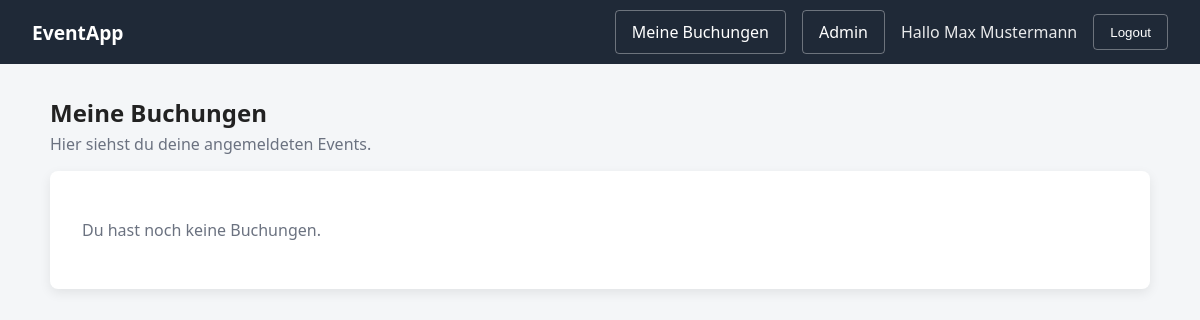
The app's page /bookings/mine (signed in), older data.
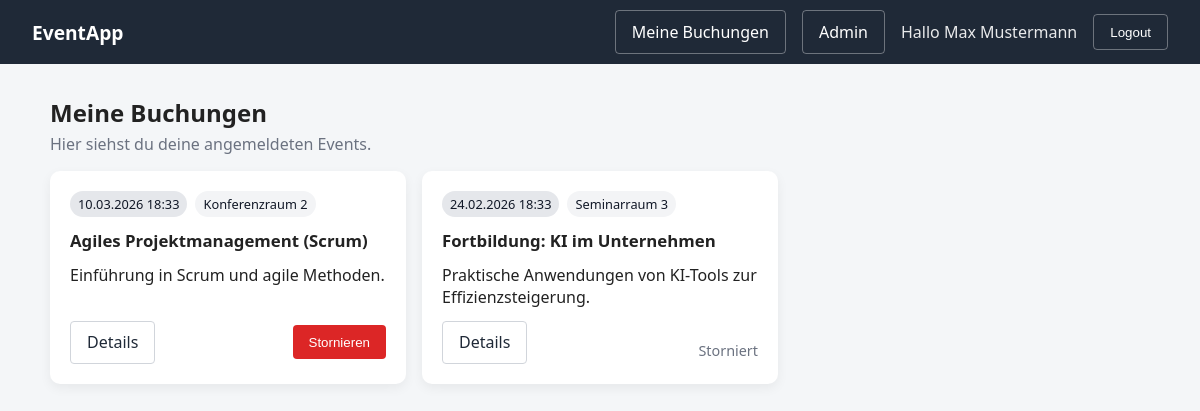
The same page, newer data.
### app/models.py (models this page shows)
class User(Base):
    __tablename__ = "users"
    id = Column(Integer, primary_key=True)
    name = Column(String, nullable=False)
    email = Column(String, unique=True, nullable=False, index=True)
    password_hash = Column(String, nullable=False)
    role = Column(String, default="user", nullable=False)
    created_at = Column(DateTime, default=datetime.utcnow)
    bookings = relationship("Booking", back_populates="user")

class Booking(Base):
    __tablename__ = "bookings"
    __table_args__ = (UniqueConstraint("user_id", "event_id", name="unique_booking"),)
    id = Column(Integer, primary_key=True)
    user_id = Column(Integer, ForeignKey("users.id"), nullable=False)
    event_id = Column(Integer, ForeignKey("events.id"), nullable=False)
    booked_at = Column(DateTime, default=datetime.utcnow)
    status = Column(String, default="booked")  # booked|canceled
    user = relationship("User", back_populates="bookings")
    event = relationship("Event", back_populates="bookings")

class Event(Base):
    __tablename__ = "events"
    id = Column(Integer, primary_key=True)
    title = Column(String, nullable=False)
    description = Column(String)
    starts_at = Column(DateTime)
    ends_at = Column(DateTime)
    location = Column(String)
    max_participants = Column(Integer, default=0)
    is_active = Column(Boolean, default=True)
    created_at = Column(DateTime, default=datetime.utcnow)
    bookings = relationship("Booking", back_populates="event")

### app/routers/web/bookings.py (the view)
@router.get("/mine", response_class=HTMLResponse)
def my_bookings(
    request: Request,
    db: Session = Depends(get_db),
    user = Depends(get_current_user),
):
    bookings = booking_service.get_user_bookings(db, user.id)
    return templates.TemplateResponse(
        "my_bookings.html",
        {
            "request": request,
            "bookings": bookings,
            "user": user
        }
    )

### templates/my_bookings.html (shortened to what this page needs)
{% extends "base.html" %}
{% block content %}
<div class="container-wide">
<section class="page-header">
  <h1>Meine Buchungen</h1>
  <p class="muted">Hier siehst du deine angemeldeten Events.</p>
</section>
{% if bookings %}
  <div class="card-grid">
    {% for b in bookings %}
      <article class="event-card">
        <div class="event-meta">
          {% if b.event.starts_at %}
            <div class="pill">
              {{ b.event.starts_at.strftime("%d.%m.%Y %H:%M") }}
            </div>
          {% endif %}
          {% if b.event.location %}
            <div class="pill pill-light">
              {{ b.event.location }}
            </div>
          {% endif %}
        </div>
        <h2 class="event-title">{{ b.event.title }}</h2>
        <p class="event-desc">
          {{ b.event.description or "Keine Beschreibung vorhanden." }}
        </p>
        <div class="event-actions">
          <a class="btn-link" href="/events/{{ b.event.id }}">
            Details
          </a>
          {% if b.status == "booked" %}
            <form method="post" action="/bookings/{{ b.id }}/cancel">
              <button class="btn-danger btn-small" type="submit">
                Stornieren
              </button>
            </form>
          {% else %}
            <span class="muted small">Storniert</span>
          {% endif %}
        </div>
      </article>
    {% endfor %}
  </div>
{% else %}
  <section class="card">
    <p class="muted">Du hast noch keine Buchungen.</p>
  </section>
  </div>
{% endif %}
{% endblock %}

### templates/base.html (shortened to what this page needs)
<!doctype html>
<html lang="de">
  <head>
    <link rel="stylesheet" href="/static/styles.css" />
  </head>
  <body>
    <header class="navbar">
      <div class="nav-full">
        <a href="/" class="logo">EventApp</a>
        <nav class="nav-links">
          {% if user %}
          <a class="btn-link" href="/bookings/mine"> Meine Buchungen </a>
          {% if user.role == "admin" %}
          <a class="btn-link" href="/admin/events"> Admin </a>
          {% endif %}
          <span class="nav-user">Hallo {{ user.name }}</span>
          <form method="post" action="/auth/logout" class="nav-form">
            <button class="btn-link" type="submit">Logout</button>
          </form>
          {% else %}
          <a class="btn-link" href="/auth/login">Login</a>
          <a class="btn-primary btn-small" href="/auth/register"
            >Registrieren</a
          >
          {% endif %}
        </nav>
      </div>
    </header>
    <main>{% block content %}{% endblock %}</main>
  </body>
</html>

### static/styles.css (style rules this page uses)
body { font-family: system-ui, sans-serif; margin: 0; background: #f4f6f8; color: #222; padding-top: 64px; }
.container-wide { max-width: 1100px; margin: 2rem auto; padding: 0 1.5rem; }
.navbar { position: fixed; top: 0; left: 0; right: 0; z-index: 1000; background: #1f2937; color: white; height: 64px; display: flex; align-items: center; }
.nav-full { width: 100%; padding: 0 2rem; display: flex; align-items: center; justify-content: space-between; }
.navbar .btn-link { background: transparent; border: 1px solid rgba(255,255,255,0.35); color: white; }
.logo { font-weight: 700; font-size: 1.2rem; text-decoration: none; color: white; }
.nav-links { display: flex; align-items: center; gap: 1rem; }
.nav-user { opacity: 0.9; }
.nav-form { margin: 0; }
.btn-link { background: transparent; border: 1px solid #d1d5db; color: #1f2937; padding: 0.6rem 1rem; border-radius: 4px; text-decoration: none; }
.btn-small { padding: 0.45rem 0.75rem; }
.small { font-size: 0.9rem; margin-top: 1rem; }
.muted { color: #6b7280; }
.page-header { margin-bottom: 1rem; }
.page-header h1 { margin: 0; }
.page-header p { margin: 0.25rem 0 0; }
.card-grid { display: grid; grid-template-columns: repeat(3, 1fr); gap: 1rem; }
.event-card { background: white; padding: 1.25rem; border-radius: 10px; box-shadow: 0 4px 12px rgba(0, 0, 0, 0.06); display: flex; flex-direction: column; gap: 0.75rem; }
.event-meta { display: flex; gap: 0.5rem; flex-wrap: wrap; }
.pill { font-size: 0.8rem; padding: 0.25rem 0.5rem; border-radius: 999px; background: #e5e7eb; color: #111827; }
.pill-light { background: #f3f4f6; }
.event-title { font-size: 1.05rem; margin: 0; }
.event-desc { margin: 0; line-height: 1.4; }
.event-actions { display: flex; justify-content: space-between; align-items: center; margin-top: auto; }
.btn-danger { background: #dc2626; color: white; border: none; padding: 0.6rem 1rem; border-radius: 4px; cursor: pointer; }

Row changes from the older to the newer data that the page shows:
added Booking: event.starts_at "10.03.2026 18:33", event.location "Konferenzraum 2", event "Agiles Projektmanagement (Scrum)", event "Einführung in Scrum und agile Methoden."
added Booking: event.starts_at "24.02.2026 18:33", event.location "Seminarraum 3", event "Fortbildung: KI im Unternehmen", event "Praktische Anwendungen von KI-Tools zur Effizienzsteigerung.", status "Storniert"
Text that changed along with them:
text no longer shown: "Du hast noch keine Buchungen."
